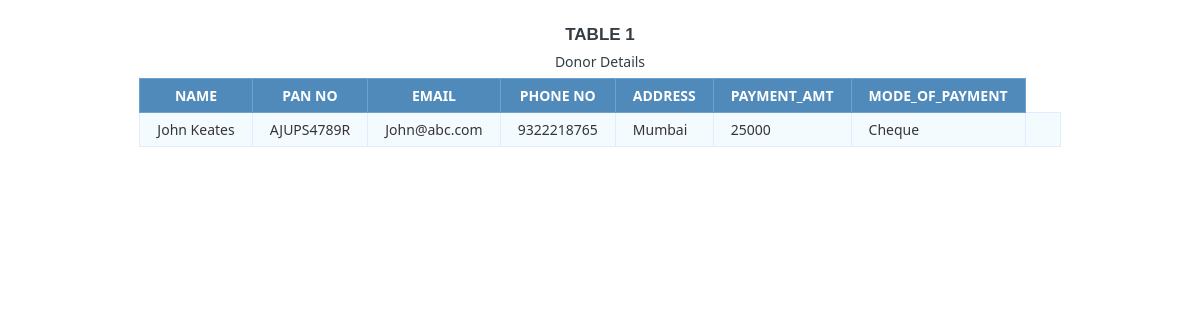
The app's page /donor_detail.php with its own data.
### tables this page shows
CREATE TABLE `donor` (
  `id` int(11) NOT NULL,
  `name` text,
  `pan_no` varchar(11) DEFAULT NULL,
  `phone_no` varchar(10) DEFAULT NULL,
  `address` varchar(100) DEFAULT NULL,
  `payment_amt` int(10) DEFAULT NULL,
  `mode_of_payment` varchar(10) NOT NULL,
  `purpose_of_donation` varchar(100) NOT NULL,
  `Date And Time Of Donation` timestamp NOT NULL DEFAULT CURRENT_TIMESTAMP ON UPDATE CURRENT_TIMESTAMP,
  `email_id` varchar(100) NOT NULL,
  `password` varchar(20) NOT NULL
);

### donor_detail.php (the view, shortened to what this page needs)
<html>
<head>
</head>
<body>
<h1>Table 1</h1>
<table class="data-table">
    <caption class="title">Donor Details</caption>
    <thead>
    <tr>
        <th>Name</th>
        <th>Pan no</th>
        <th>Email</th>
        <th>Phone No</th>
        <th>Address</th>
        <th>Payment_amt</th>
        <th>Mode_of_payment</th>
    </tr>
    </thead>
    <tbody>
    <?php
    include_once('connection.php');
    $donor_id="1";
    if($stmt = $connection->prepare("SELECT * FROM donor WHERE id = ?")) {
        $stmt->bind_param("i", $donor_id);
        $stmt->execute();
        $stmt->bind_result($id, $name, $pan_no,$phone_no, $address,$payment_amt,$mode_of_payment,$purpose_of_donation,$date,$email_id,$password);
        while ($stmt->fetch()) {
            echo "<tr><td>";
            echo "$name</td><td>";
            echo "$pan_no</td><td>";
            echo "$email_id</td><td>";
            echo "$phone_no</td><td>";
            echo "$address</td><td>";
            echo "$payment_amt</td><td>";
            echo "$mode_of_payment</td><td>";
        }
    }
    ?>
    </tbody>
</table>

### donor_detail.php (style rules this page uses)
body { font-size: 15px; color: #343d44; font-family: "segoe-ui", "open-sans", tahoma, arial; padding: 0; margin: 0; }
table { margin: auto; font-family: "Lucida Sans Unicode", "Lucida Grande", "Segoe Ui"; font-size: 12px; }
h1 { margin: 25px auto 0; text-align: center; text-transform: uppercase; font-size: 17px; }
table td { transition: all .5s; }
.data-table { border-collapse: collapse; font-size: 14px; min-width: 537px; }
.data-table th, .data-table td { border: 1px solid #e1edff; padding: 7px 17px; }
.data-table caption { margin: 7px; }
.data-table thead th { background-color: #508abb; color: #FFFFFF; border-color: #6ea1cc !important; text-transform: uppercase; }
.data-table tbody td { color: #353535; }
.data-table tbody td:first-child, .data-table tbody td:nth-child(4), .data-table tbody td:last-child { text-align: right; }
.data-table tbody tr:nth-child(odd) td { background-color: #f4fbff; }

### records on screen
donor: name "John Keates", pan_no "AJUPS4789R", email "John@abc.com", phone_no "9322218765", address "Mumbai", payment_amt "25000", mode_of_payment "Cheque"
